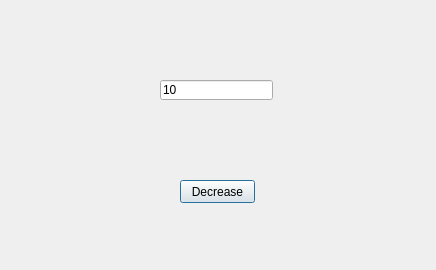
<?xml version="1.0" encoding="UTF-8"?>
<ui version="4.0">
 <class>Dialog</class>
 <widget class="QDialog" name="Dialog">
  <property name="geometry">
   <rect>
    <x>0</x>
    <y>0</y>
    <width>436</width>
    <height>270</height>
   </rect>
  </property>
  <property name="windowTitle">
   <string>Dialog</string>
  </property>
  <widget class="QPushButton" name="pb">
   <property name="geometry">
    <rect>
     <x>180</x>
     <y>180</y>
     <width>75</width>
     <height>23</height>
    </rect>
   </property>
   <property name="text">
    <string>Decrease</string>
   </property>
  </widget>
  <widget class="QLineEdit" name="le">
   <property name="geometry">
    <rect>
     <x>160</x>
     <y>80</y>
     <width>113</width>
     <height>20</height>
    </rect>
   </property>
   <property name="text">
    <string>10</string>
   </property>
  </widget>
 </widget>
 <resources/>
 <connections/>
</ui>
